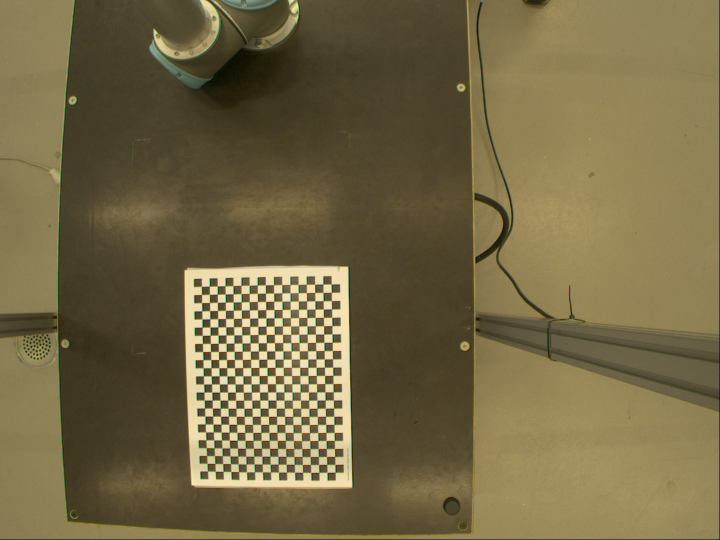
#> input picture Advanced Computer Vision/python 실습 파일/cameraCalibration/samples/Image__2018-10-05__10-29-04.png, 1440 x 1080 px (shown at 1/2 size); its folder holds 5 pictures in this run
$ python cameraCalibration.py
#> lines starting #> are read from the running program, lines starting #| are printed output that depends on the picture; after the words box and inside, x2 and y2 are one past the last pixel; in counts of white or black regions, pixels touching at a corner belong together
'''
    Seokju Lee @ EE7107
    2022.09.16.

    Original code from
    https://opencv24-python-tutorials.readthedocs.io/en/stable/py_tutorials/py_calib3d/py_calibration/py_calibration.html#calibration
    and
    https://github.com/niconielsen32/ComputerVision

    Korean reference
    https://leechamin.tistory.com/345

    Prerequisite:
    which pip
    pip install opencv-contrib-python

    If you want to experience VirtualCam, please follow the below instruction.
    https://github.com/kaustubh-sadekar/VirtualCam
'''

import numpy as np
import cv2 as cv
import glob
import pdb


################ FIND CHESSBOARD CORNERS - OBJECT POINTS AND IMAGE POINTS ################

chessboardSize = (24, 17)   # [Q] Please discuss the meaning of the paramter    -> number of squares
frameSize = (1440, 1080)    # [Q] Please discuss the meaning of the paramter    -> frame size


# termination criteria
criteria = (cv.TERM_CRITERIA_EPS + cv.TERM_CRITERIA_MAX_ITER, 30, 0.001)    # [Q] Please discuss why we need "criteria".
# 2 + 1, 30, 0.001 => iterations 30, epsillon(정확도) 0.001


# prepare object points, like (0,0,0), (1,0,0), (2,0,0) ....,(6,5,0)
objp = np.zeros((chessboardSize[0] * chessboardSize[1], 3), np.float32)
objp[:,:2] = np.mgrid[0:chessboardSize[0],0:chessboardSize[1]].T.reshape(-1,2)

size_of_chessboard_squares_mm = 20 				# chessboard size (20mm*20mm)
objp = objp * size_of_chessboard_squares_mm     # [Q] Please discuss the meaning of the paramter. Specify the unit of it.
# (408, 3)

# Arrays to store object points and image points from all the images.
objpoints = []  # 3d point in real world space  # [Q] How many points?
imgpoints = []  # 2d points in image plane.     # [Q] How many points?


images = glob.glob('./samples/*.png')           # [Q] How many images? 21
# pdb.set_trace()

for image in images:

    img = cv.imread(image)  					# (1080, 1440, 3)
#> img is the input picture: shape (1080, 1440, 3); mean B, G, R 69.3, 103.9, 116.1
    gray = cv.cvtColor(img, cv.COLOR_BGR2GRAY)	# (1080, 1440) 흑백으로 변환
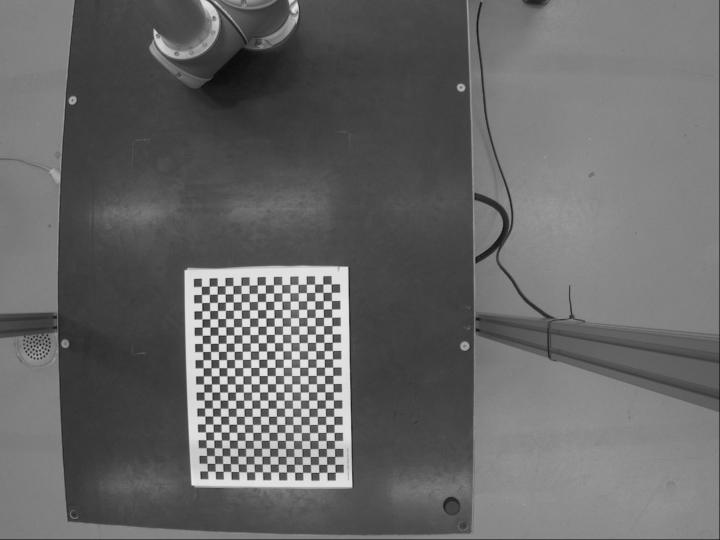
#> gray: shape (1080, 1440) (shown at 1/2 size); min 0, max 244, mean 103.6

    # Find the chess board corners
    ret, corners = cv.findChessboardCorners(gray, chessboardSize, None)     # [Q] Please discuss the role of "findChessboardCorners()". Specify the meaning of its outputs.
#> ret = True; corners = 408 rows, first 8: [415.7, 942.6], [414.7, 927.8], [414.2, 911.9], [412.8, 896.3], [412.5, 880.3], [411.9, 864.8], [411, 848.7], [410.6, 832.7]
    # corners에 corner 저장 (408, 1, 2) => 408 corners / when find everything ret == True

    # If found, add object points, image points (after refining them)
    if ret == True:

        objpoints.append(objp)
        corners2 = cv.cornerSubPix(gray, corners, (11,11), (-1,-1), criteria)
#> corners2 = 408 rows, first 8: [415.5, 942.6], [414.6, 927.3], [414.1, 911.7], [412.9, 895.9], [412.5, 880.3], [411.8, 864.5], [410.9, 848.6], [410.4, 832.6]
        imgpoints.append(corners)

        # Draw and display the corners
        cv.drawChessboardCorners(img, chessboardSize, corners2, ret)
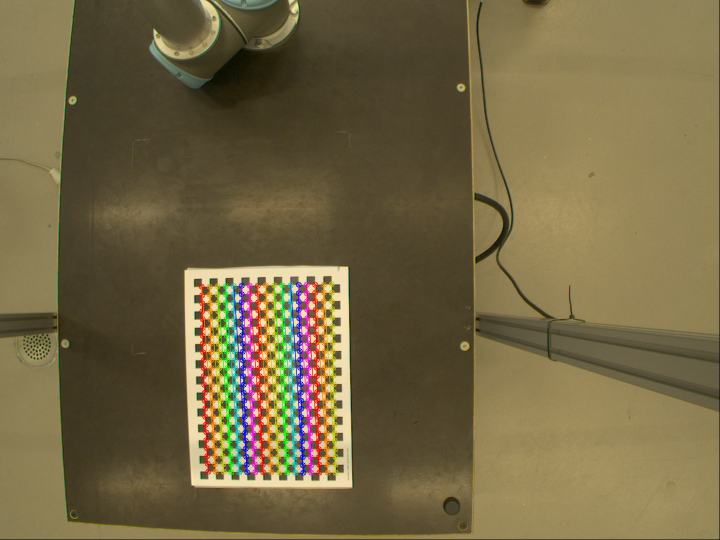
#> img: shape (1080, 1440, 3) (shown at 1/2 size); 4.02% of pixels changed, all inside (x1, y1, x2, y2) = (397, 562, 678, 952)
        cv.imshow('img', img)
        cv.waitKey(1000) 		# 1000 millisecond (1second) wait
#> pass 2 of the loop `for image in images:`:
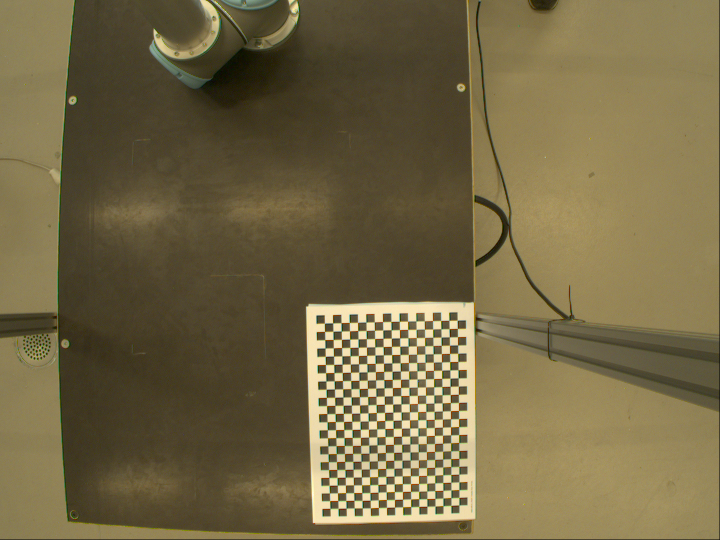
#> input picture Advanced Computer Vision/python 실습 파일/cameraCalibration/samples/Image__2018-10-05__10-29-50.png, 1440 x 1080 px (shown at 1/2 size)
#> img is the input picture: shape (1080, 1440, 3); mean B, G, R 69.4, 103.8, 116
#> `gray = cv.cvtColor(img, cv.COLOR_BGR2GRAY)`:
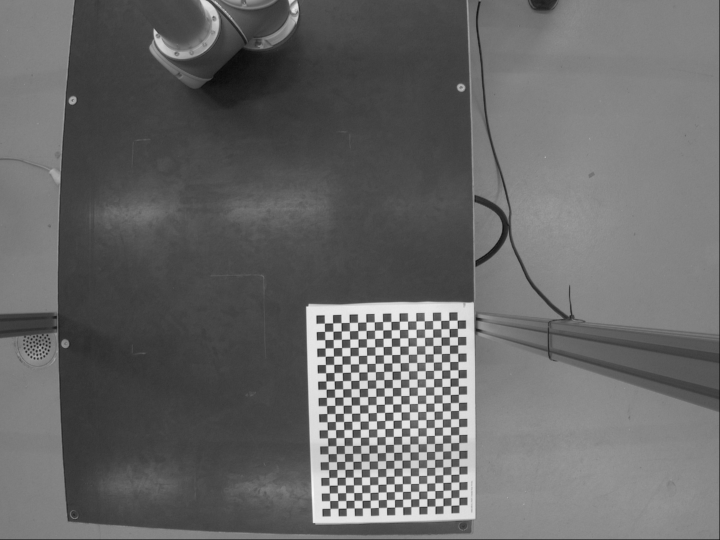
#> gray: shape (1080, 1440) (shown at 1/2 size); min 0, max 251, mean 103.5
#> corners = 408 rows, first 8: [660.6, 1017.3], [660.2, 1002], [659.5, 986.5], [659, 971.6], [658.5, 955.5], [658.2, 939.9], [657.4, 924.1], [656.7, 908.3]
#> corners2 = 408 rows, first 8: [660.6, 1017.2], [660.1, 1001.8], [659.4, 986.5], [658.7, 971.1], [658.5, 955.5], [657.9, 939.8], [657.3, 924], [656.6, 908.2]
#> `cv.drawChessboardCorners(img, chessboardSize, corners2, ret)`:
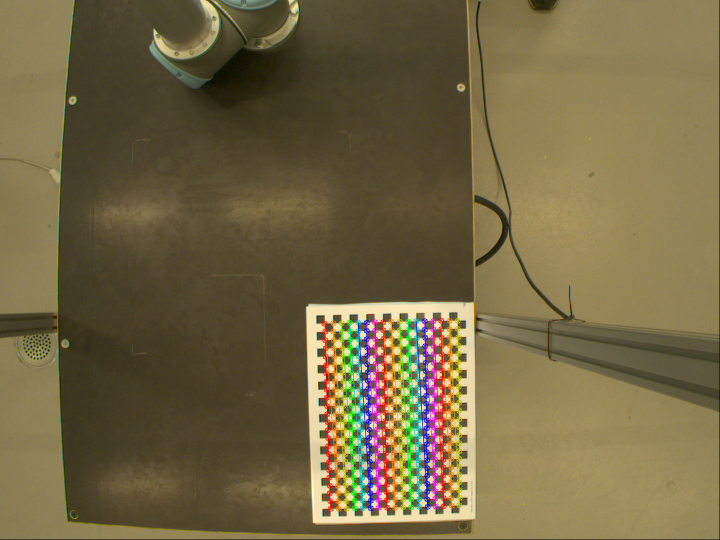
#> img: shape (1080, 1440, 3) (shown at 1/2 size); 4.02% of pixels changed, all inside (x1, y1, x2, y2) = (643, 635, 926, 1024)
#> pass 3 of the loop `for image in images:`:
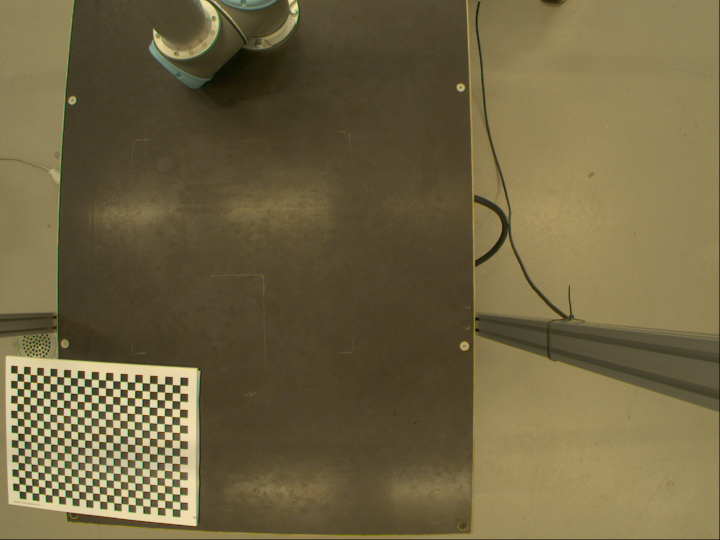
#> input picture Advanced Computer Vision/python 실습 파일/cameraCalibration/samples/Image__2018-10-05__10-30-08.png, 1440 x 1080 px (shown at 1/2 size)
#> img is the input picture: shape (1080, 1440, 3); mean B, G, R 66.4, 100.3, 112.1
#> `gray = cv.cvtColor(img, cv.COLOR_BGR2GRAY)`:
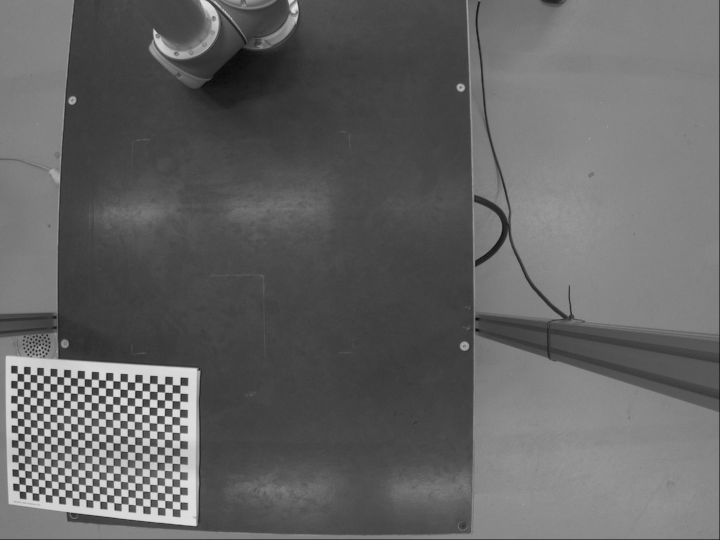
#> gray: shape (1080, 1440) (shown at 1/2 size); min 0, max 248, mean 100
#> corners = 408 rows, first 8: [35.19, 747.5], [48.02, 748.3], [60.8, 749.7], [74.33, 750.4], [87.34, 751.8], [100.7, 752.5], [114.4, 753.8], [128.1, 754.5]
#> corners2 = 408 rows, first 8: [34.9, 747], [48.09, 748.2], [54.89, 749], [74.32, 750.3], [87.02, 751.3], [100.7, 752.4], [114.3, 753.5], [128, 754.5]
#> `cv.drawChessboardCorners(img, chessboardSize, corners2, ret)`:
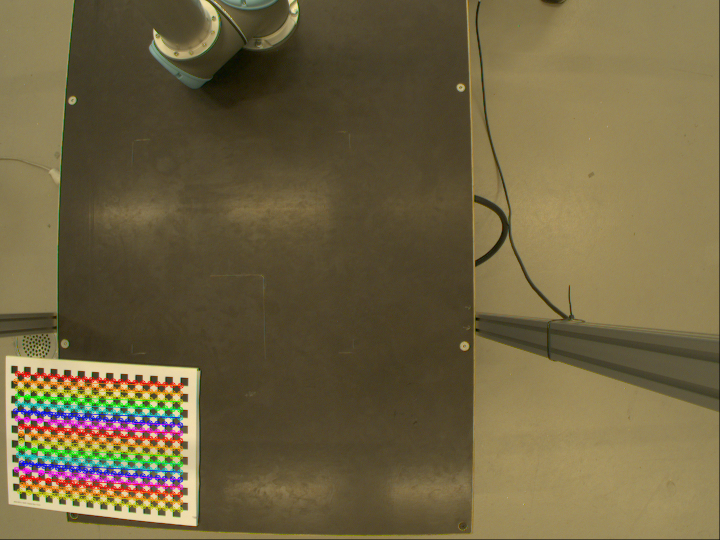
#> img: shape (1080, 1440, 3) (shown at 1/2 size); 3.62% of pixels changed, all inside (x1, y1, x2, y2) = (25, 741, 368, 1026)
#> the loop made 5 passes; the first 3 are shown
    # pdb.set_trace()

cv.destroyAllWindows()
# pdb.set_trace()


############################ CALIBRATION ############################

ret, cameraMatrix, dist, rvecs, tvecs = cv.calibrateCamera(objpoints, imgpoints, frameSize, None, None)
# pdb.set_trace()
'''
# ret : 1.8562855738028046
# cameraMatrix :
	array([[1.17232635e+03, 0.00000000e+00, 7.42502162e+02],
    	   [0.00000000e+00, 1.17209523e+03, 5.90997158e+02],
       	   [0.00000000e+00, 0.00000000e+00, 1.00000000e+00]])
# dist (distortion 왜곡계수) array([[-0.24740003,  0.14635807,  0.00079243, -0.00039257, -0.081573  ]]) == (k1, k2, p1, p2, k3)
# rvecs (회전 벡터) (array([[-0.01642824],[-0.00286532],[-1.59347947]]), ...) (len=21)
# tvecs (변환 벡터) (array([[-101.46773608],[ 526.79606106],[1402.2331006 ]]), ...) (len=21)

    *retval: Average RMS re-projection error. This should be as close to zero as possible. 0.1 ~ 1.0 pixels in a good calibration.

    [Q] Please specify the focal length (fx, fy) and the principal point (cx, cy). fx=1.1723 fy=1.1720 / cx=7.4250 cy=5.9099

    [Q] Please specify the radial (k1, k2, k3) and tangential (p1, p2) distortion coefficients. k1=-0.2474 k2=0.1463 k3=-0.0515 / p1=0.0007 p2=-0.0003

    *Tangential distortion occurs because the image-taking lens is not aligned perfectly parallel to the imaging plane.

    [Q] Please discuss the meaning of "rvecs" and "tvecs". rotation vector 3x1, Translation vector 3x1

'''


############################ UNDISTORTION ############################

img = cv.imread('./samples/Image__2018-10-05__10-29-04.png')
h, w = img.shape[:2] 	# (1080, 1440)
#> h = 1080; w = 1440
newCameraMatrix, roi = cv.getOptimalNewCameraMatrix(cameraMatrix, dist, (w,h), 1, (w,h))
'''
(Pdb) roi
(65, 73, 1320, 957)
(Pdb) newCameraMatrix
array([[976.81481934,   0.        , 749.14618672],
       [  0.        , 983.87805176, 601.97666045],
       [  0.        ,   0.        ,   1.        ]])

    [Q] Please discuss the role of "getOptimalNewCameraMatrix". Why do we need this? Output new camera intrinsic matrix.
		프리 스케일링 매개변수를 기반으로 카메라 매트릭스를 개선. 결과를 자르는 데 사용할 수 있는 이미지 ROI를 반환

    [Q] What is roi"? Optional output rectangle that outlines all-good-pixels region in the undistorted image.

'''


# Undistort
dst = cv.undistort(img, cameraMatrix, dist, None, newCameraMatrix)
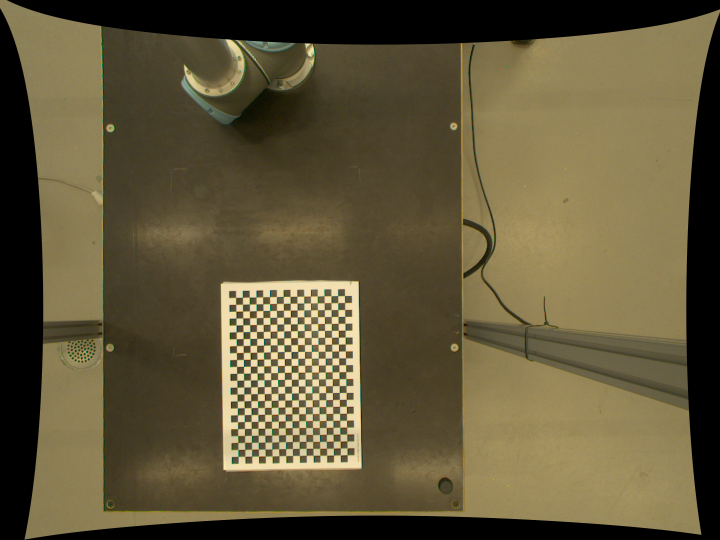
#> dst: shape (1080, 1440, 3) (shown at 1/2 size); mean B, G, R 57.6, 86.5, 96.6


# crop the image
x, y, w, h = roi
dst = dst[y:y+h, x:x+w]
#> dst: shape (942, 1287, 3)
cv.imwrite('calibResult1.png', dst)


# Undistort with Remapping
mapx, mapy = cv.initUndistortRectifyMap(cameraMatrix, dist, None, newCameraMatrix, (w,h), 5) 	# Computes the undistortion and rectification transformation map.
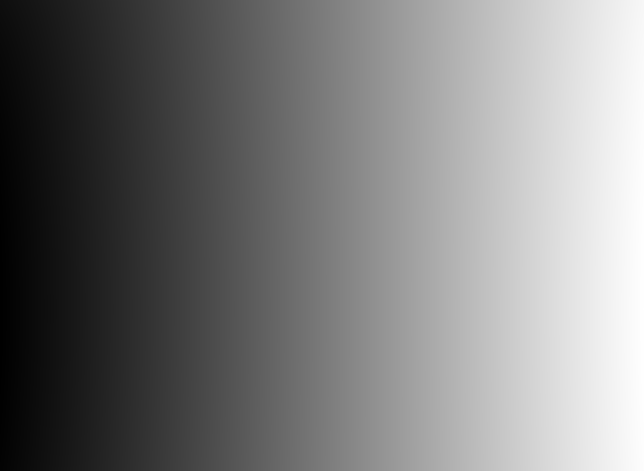
#> mapx: shape (942, 1287) float32 (shown at 1/2 size); min -76.04, max 1352.4, mean 620.2; drawn with min black and max white
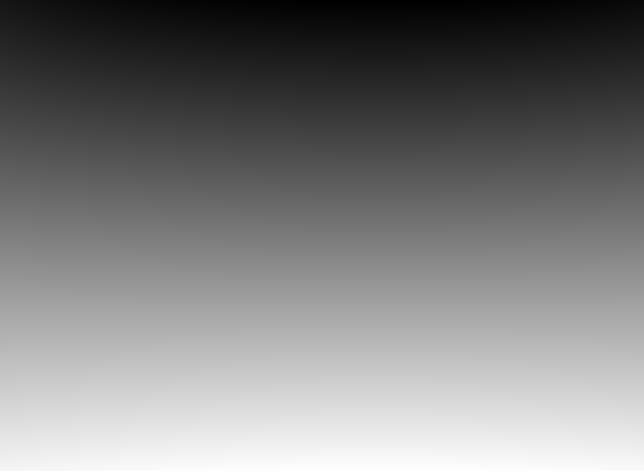
#> mapy: shape (942, 1287) float32 (shown at 1/2 size); min -88.13, max 980, mean 436.3; drawn with min black and max white
dst = cv.remap(img, mapx, mapy, cv.INTER_LINEAR)    # [Q] Please discuss the role of "remap()"  -> Applies a generic geometrical transformation to an image
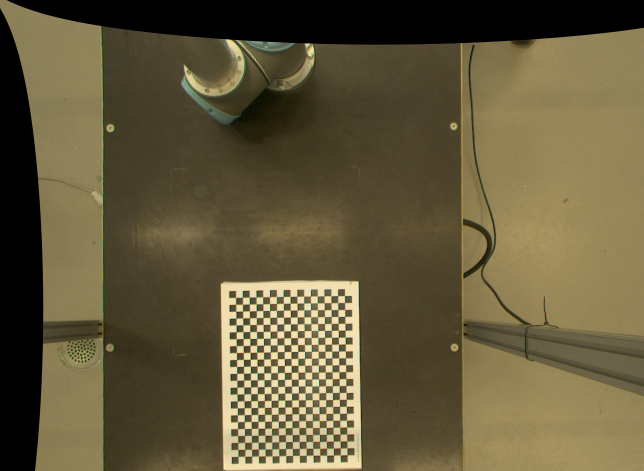
#> dst: shape (942, 1287, 3) (shown at 1/2 size); mean B, G, R 59.7, 89.2, 99.5
# 왜곡된 이미지에서 왜곡되지 않은 이미지로의 매핑 함수를 찾고 remap 함수 사용

# crop the image
x, y, w, h = roi
dst = dst[y:y+h, x:x+w]
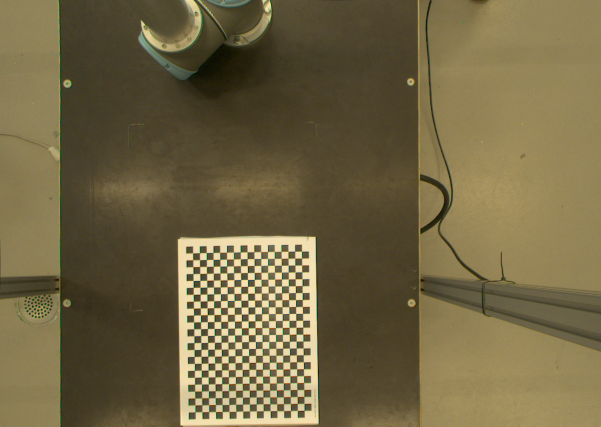
#> dst: shape (853, 1201, 3) (shown at 1/2 size); mean B, G, R 68.1, 101.8, 113.7
cv.imwrite('calibResult2.png', dst)

'''
    [Q] Please discuss the difference between 'calibResult1.png' and 'calibResult2.png'.
    	'calibResult2.png' size is smaller. more crop (1255*884) < (1320*957)
'''


# Reprojection Error
mean_error = 0

for i in range(len(objpoints)):
    imgpoints2, _ = cv.projectPoints(objpoints[i], rvecs[i], tvecs[i], cameraMatrix, dist) 	#Projects 3D points to an image plane. (408, 1, 2)
    error = cv.norm(imgpoints[i], imgpoints2, cv.NORM_L2)/len(imgpoints2)
    mean_error += error

print( "total error: {}".format(mean_error/len(objpoints)) )

'''
    [Q] What is the meaning of "Reprojection Error"? Please specify the unit of it.
    	-> estimate if the parameters are correct. closer to zero, more accurate.
'''

pdb.set_trace()

'''
(Pdb) imgpoints[20][0]
array([[254.72742, 246.56549]], dtype=float32)
(Pdb) imgpoints2[0]
array([[254.76506, 246.76791]], dtype=float32)
'''
